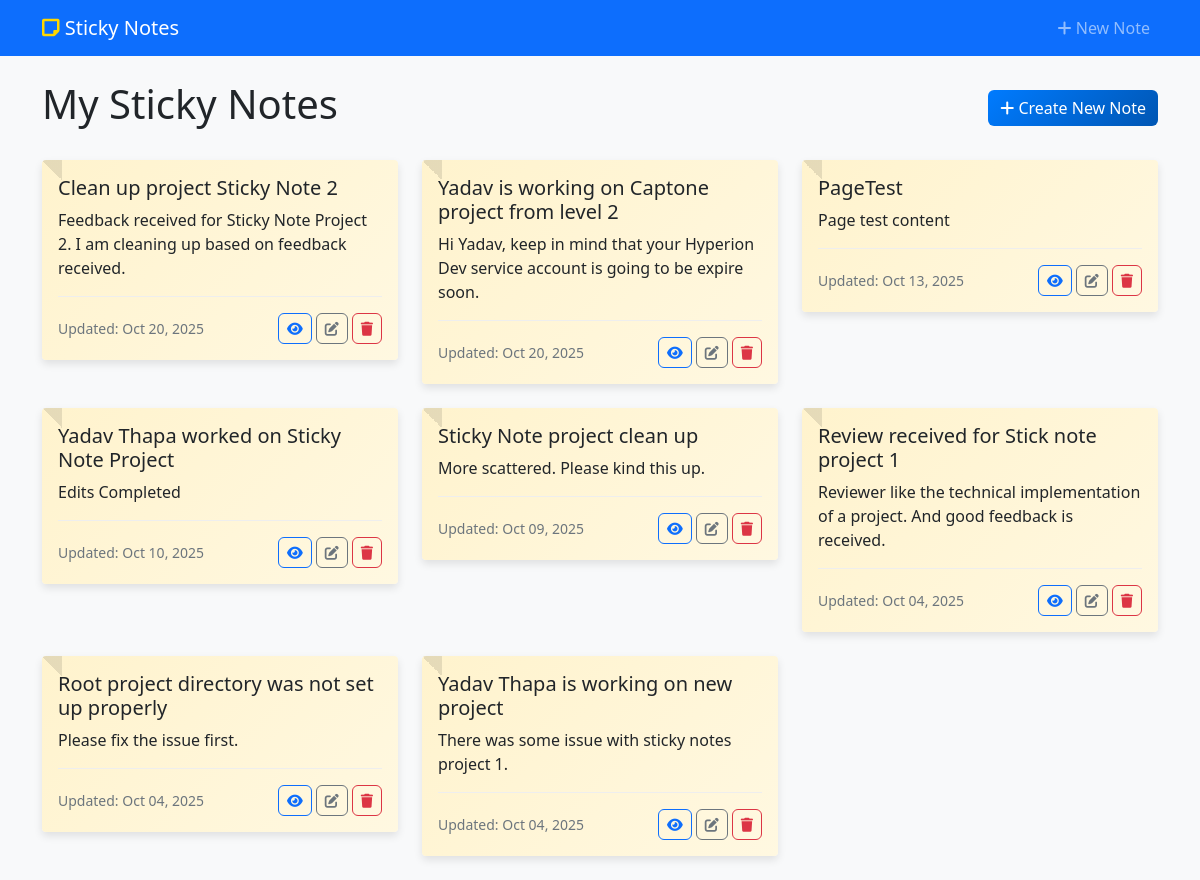
The page / on the database its author committed.
### sticky_notes_app/models.py (models this page shows, shortened)
class StickyNote(django_models.Model):
    objects = django_models.Manager()  # type: ignore
    title = django_models.CharField(max_length=200)  # type: ignore
    content = django_models.TextField()  # type: ignore
    created_at = django_models.DateTimeField(  # type: ignore
        default=django_timezone.now
    )
    updated_at = django_models.DateTimeField(auto_now=True)  # type: ignore
    class Meta:
        app_label = 'sticky_notes_app'
        db_table = 'sticky_notes_stickynote'
        ordering = ["-updated_at"]

### sticky_notes_app/views.py (the view, shortened to what this page needs)
# urls.py: path('', views.note_list, name='note_list'),
def note_list(request):
    try:
        notes = StickyNote.objects.all()
        print(f"DEBUG: Found {notes.count()} notes")  # Debug output
        context = {
            'notes': notes,
        }
        return render(request, 'sticky_notes/note_list.html', context)
    except DatabaseError as e:
        print(f"Database error in note_list view: {e}")
        return HttpResponse(f"<h1>Database Error</h1><p>{e}</p>")
    except TemplateDoesNotExist as e:
        print(f"Template error in note_list view: {e}")
        return HttpResponse(f"<h1>Template Error</h1><p>{e}</p>")
    except OSError as e:
        print(f"OS error in note_list view: {e}")
        return HttpResponse(
            "<h1>System Error</h1><p>A system error occurred</p>"
        )
    except RuntimeError as e:
        print(f"Runtime error in note_list view: {e}")
        return HttpResponse(
            "<h1>Application Error</h1>"
            "<p>An application error occurred</p>"
        )

### sticky_notes_app/templates/sticky_notes/note_list.html (shortened to what this page needs)
{% extends 'sticky_notes/base.html' %}
{% block content %}
<div class="d-flex justify-content-between align-items-center mb-4">
    <h1>My Sticky Notes</h1>
    <a href="{% url 'note_create' %}" class="btn btn-primary">
        <i class="fas fa-plus"></i> Create New Note
    </a>
</div>
{% if notes %}
    <div class="row">
        {% for note in notes %}
            <div class="col-md-4 mb-4">
                <div class="card sticky-note">
                    <div class="card-body">
                        <h5 class="card-title">{{ note.title }}</h5>
                        <p class="card-text">
                            {{ note.content|truncatewords:20 }}
                        </p>
                        <div class="card-footer-custom">
                            <small class="text-muted">
                                Updated: {{ note.updated_at|date:"M d, Y" }}
                            </small>
                            <div class="note-actions">
                                <a href="{% url 'note_detail' note.pk %}" class="btn btn-sm btn-outline-primary">
                                    <i class="fas fa-eye"></i>
                                </a>
                                <a href="{% url 'note_update' note.pk %}" class="btn btn-sm btn-outline-secondary">
                                    <i class="fas fa-edit"></i>
                                </a>
                                <a href="{% url 'note_delete' note.pk %}" class="btn btn-sm btn-outline-danger">
                                    <i class="fas fa-trash"></i>
                                </a>
                            </div>
                        </div>
                    </div>
                </div>
            </div>
        {% endfor %}
    </div>
{% endif %}
{% endblock %}

### sticky_notes_app/templates/sticky_notes/base.html (shortened to what this page needs)
<!DOCTYPE html>
<html lang="en">
<head>
    {% load static %}
    <link href="https://cdn.jsdelivr.net/npm/bootstrap@5.1.3/dist/css/bootstrap.min.css" rel="stylesheet">
    <link rel="stylesheet" href="{% static 'css/style.css' %}">
    <link href="https://cdnjs.cloudflare.com/ajax/libs/font-awesome/6.0.0/css/all.min.css" rel="stylesheet">
</head>
<body>
    <nav class="navbar navbar-expand-lg navbar-dark bg-primary">
        <div class="container">
            <a class="navbar-brand" href="{% url 'note_list' %}">
                <i class="fas fa-sticky-note"></i> Sticky Notes
            </a>
            <div class="navbar-nav ms-auto">
                <a class="nav-link" href="{% url 'note_create' %}">
                    <i class="fas fa-plus"></i> New Note
                </a>
            </div>
        </div>
    </nav>
    <div class="container mt-4">
        {% block content %}
        {% endblock %}
    </div>
</body>
</html>

### static/css/style.css (style rules this page uses)
body { background-color: #f8f9fa; font-family: 'Segoe UI', Tahoma, Geneva, Verdana, sans-serif; }
.sticky-note { background: linear-gradient(135deg, #fff3cd, #fff8e1); border: none; box-shadow: 0 4px 8px rgba(0,0,0,0.1); transition: transform 0.2s, box-shadow 0.2s; position: relative; overflow: hidden; }
.sticky-note::before { content: ''; position: absolute; top: 0; left: 0; width: 20px; height: 20px; background: linear-gradient(45deg, transparent 50%, rgba(0,0,0,0.1) 50%); }
.card-footer-custom { display: flex; justify-content: space-between; align-items: center; margin-top: 1rem; padding-top: 1rem; border-top: 1px solid #eee; }
.note-actions { display: flex; gap: 0.25rem; }
.navbar-brand i { color: #ffd700; }
.btn { border-radius: 6px; font-weight: 500; }
.btn-primary { background: linear-gradient(135deg, #007bff, #0056b3); border: none; }

### rows shown on the page
StickyNote: title "Clean up project Sticky Note 2", content "Feedback received for Sticky Note Project 2. I am cleaning up based on feedback received.", updated_at "Oct 20, 2025"
StickyNote: title "Yadav is working on Captone project from level 2", content "Hi Yadav, keep in mind that your Hyperion Dev service account is going to be expire soon.", updated_at "Oct 20, 2025"
StickyNote: title "PageTest", content "Page test content", updated_at "Oct 13, 2025"
StickyNote: title "Yadav Thapa worked on Sticky Note Project", content "Edits Completed", updated_at "Oct 10, 2025"
StickyNote: title "Sticky Note project clean up", content "More scattered. Please kind this up.", updated_at "Oct 09, 2025"
StickyNote: title "Review received for Stick note project 1", content "Reviewer like the technical implementation of a project. And good feedback is received.", updated_at "Oct 04, 2025"
StickyNote: title "Root project directory was not set up properly", content "Please fix the issue first.", updated_at "Oct 04, 2025"
StickyNote: title "Yadav Thapa is working on new project", content "There was some issue with sticky notes project 1.", updated_at "Oct 04, 2025"
